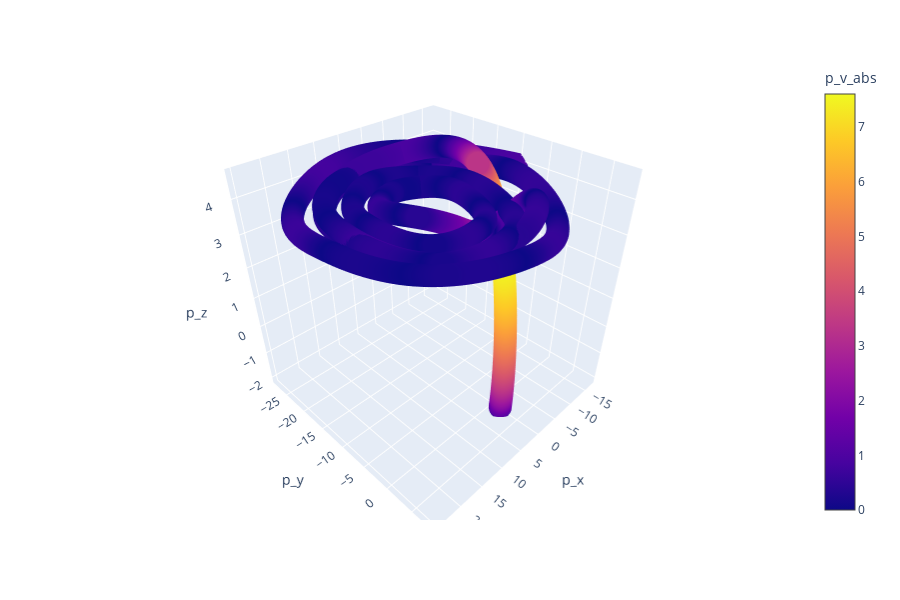

This figure's notebook cell:
### Markdown cell above
Ezek után meg is jelentíthetjük az abszolut segességet, mint színt a 3D-s ábránkon.

### Code cell
fig = px.scatter_3d(df.iloc[1:,:], x = 'p_x', y = 'p_y', z = 'p_z', color = "p_v_abs")
fig.show()

### Figure 1 — Plotly figure (JSON) as saved in the notebook; plotly's stock layout.template omitted (floating-point values rounded to 4 significant figures; data arrays with more than 128 entries replaced by an {"elided": "..."} marker saying what was removed)
{"data": [{"hoverlabel": {"namelength": 0}, "hovertemplate": "p_x=%{x}<br>p_y=%{y}<br>p_z=%{z}<br>p_v_abs=%{marker.color}", "legendgroup": "", "marker": {"color": {"elided": "3780 float values"}, "coloraxis": "coloraxis", "symbol": "circle"}, "mode": "markers", "name": "", "scene": "scene", "showlegend": false, "type": "scatter3d", "x": {"elided": "3780 float values"}, "y": {"elided": "3780 float values"}, "z": {"elided": "3780 float values"}}], "layout": {"coloraxis": {"colorbar": {"title": {"text": "p_v_abs"}}, "colorscale": [[0, "#0d0887"], [0.1111, "#46039f"], [0.2222, "#7201a8"], [0.3333, "#9c179e"], [0.4444, "#bd3786"], [0.5556, "#d8576b"], [0.6667, "#ed7953"], [0.7778, "#fb9f3a"], [0.8889, "#fdca26"], [1, "#f0f921"]]}, "height": 600, "legend": {"tracegroupgap": 0}, "margin": {"t": 60}, "scene": {"domain": {"x": [0, 0.98], "y": [0, 1]}, "xaxis": {"title": {"text": "p_x"}}, "yaxis": {"title": {"text": "p_y"}}, "zaxis": {"title": {"text": "p_z"}}}}}
